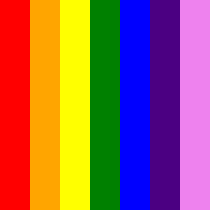

Python code for this plot:
from PIL import Image

def rainbowgenerator(x, y):
    """Generating a rainbow image
    Parameters:
        int --> x
        int --> y
    Return:
        none
    """
    img = Image.new('RGBA', (x,y), 'white') #200, 200

    red = Image.new('RGBA', (int(x/7),y), 'red')
    img.paste(red, (0,0))

    orange = Image.new('RGBA', (int(x/7),y), 'orange')
    img.paste(orange, (int(x/7),0))

    yellow = Image.new('RGBA', (int(x/7),y), 'yellow')
    img.paste(yellow, (int((x/7)*2),0))

    green = Image.new('RGBA', (int(x/7),y), 'green')
    img.paste(green, (int((x/7)*3),0))

    blue = Image.new('RGBA', (int(x/7),y), 'blue')
    img.paste(blue, (int((x/7)*4),0))

    indigo = Image.new('RGBA', (int(x/7),y), 'indigo')
    img.paste(indigo, (int((x/7)*5),0))

    violet = Image.new('RGBA', (int(x/7),y), 'violet')
    img.paste(violet, (int((x/7)*6),0))

    img.save('rainbow.png')
    img.show()
    

    #red / orange / yellow / green / blue /indigo / violet


